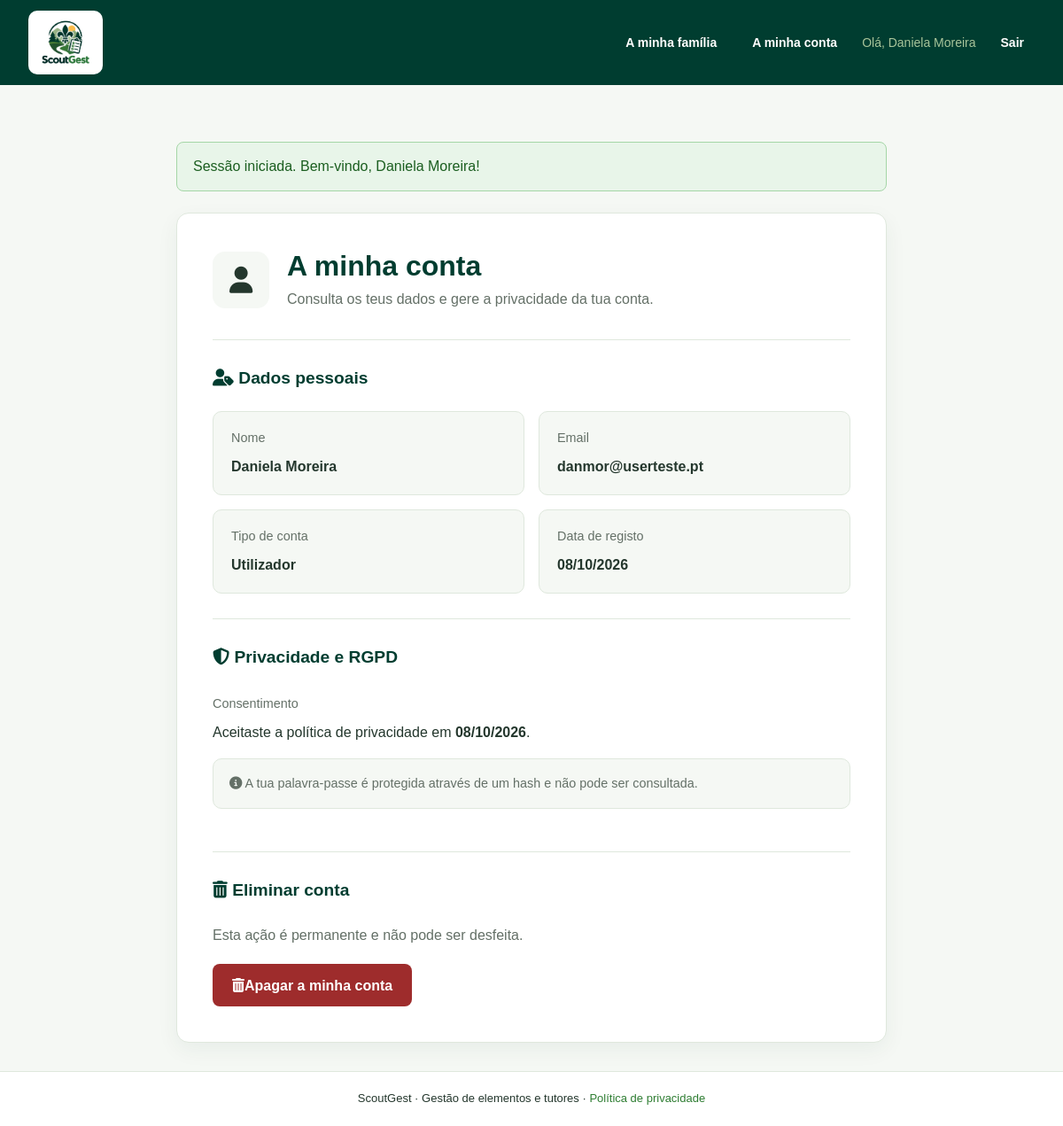
The app's page /conta.php (signed in) with its own data.
### tables this page shows
CREATE TABLE utilizadores (
    id_utilizador INT AUTO_INCREMENT PRIMARY KEY,
    nome VARCHAR(100) NOT NULL,
    email VARCHAR(150) NOT NULL UNIQUE,
    password_hash VARCHAR(255) NOT NULL,
    consentimento_em DATETIME NOT NULL,
    criado_em DATETIME NOT NULL DEFAULT CURRENT_TIMESTAMP,
    tipo ENUM('Utilizador', 'Dirigente') NOT NULL DEFAULT 'Utilizador',
    id_tutor INT NULL,
    CONSTRAINT fk_utilizadores_tutores FOREIGN KEY (id_tutor)
        REFERENCES tutores (id_tutor) ON DELETE SET NULL
);

### conta.php (the view, shortened to what this page needs)
<?php
require 'includes/inicio.php';
$stmt = $pdo->prepare(
    'SELECT nome, email, tipo, consentimento_em, criado_em
     FROM utilizadores
     WHERE id_utilizador = ?'
);
$stmt->execute([$_SESSION['id_utilizador']]);
$eu = $stmt->fetch(PDO::FETCH_ASSOC);
$nome = htmlspecialchars($eu['nome']);
$email = htmlspecialchars($eu['email']);
$tipo = htmlspecialchars($eu['tipo']);
$dataCriacao = date(
    'd/m/Y',
    strtotime($eu['criado_em'])
);
$dataConsentimento = date(
    'd/m/Y',
    strtotime($eu['consentimento_em'])
);
require 'includes/cabecalho.php';
?>
<section class="cartao detalhe conta-pagina">
    <div class="conta-cabecalho">
        <div class="conta-avatar">
            <i class="fa-solid fa-user"></i>
        </div>
        <div>
            <h1>A minha conta</h1>
            <p>
                Consulta os teus dados e gere a
                privacidade da tua conta.
            </p>
        </div>
    </div>
    <div class="conta-seccao">
        <h2><i class="fa-solid fa-user-tag"></i> Dados pessoais</h2>
        <div class="conta-grelha">
            <div class="conta-campo">
                <span class="conta-label">Nome</span>
                <strong><?= $nome ?></strong>
            </div>
            <div class="conta-campo">
                <span class="conta-label">Email</span>
                <strong><?= $email ?></strong>
            </div>
            <div class="conta-campo">
                <span class="conta-label">Tipo de conta</span>
                <strong><?= $tipo ?></strong>
            </div>
            <div class="conta-campo">
                <span class="conta-label">Data de registo</span>
                <strong><?= $dataCriacao ?></strong>
            </div>
        </div>
    </div>
    <div class="conta-seccao">
        <h2><i class="fa-solid fa-shield-halved"></i> Privacidade e RGPD</h2>
        <div class="conta-privacidade">
            <span class="conta-label">Consentimento</span>
            <p>
                Aceitaste a política de privacidade em
                <strong><?= $dataConsentimento ?></strong>.
            </p>
            <p class="conta-nota">
                <i class="fas fa-info-circle"></i>
                 A tua palavra-passe é protegida através
                de um hash e não pode ser consultada.
            </p>
        </div>
    </div>
    <div class="conta-seccao conta-eliminar">
        <h2><i class="fa-solid fa-trash-can"></i> Eliminar conta</h2>
        <p>
            Esta ação é permanente e não pode ser desfeita.
        </p>
        <form
            method="post"
            action="conta.php"
            onsubmit="return confirm(
                'Tens a certeza de que pretendes apagar a tua conta? Esta ação não pode ser desfeita.'
            );"
        >
            <button type="submit" class="btnperigo">
                <i class="fa-solid fa-trash-can"></i>  Apagar a minha conta
            </button>
        </form>
    </div>
</section>
<?php
require 'includes/rodape.php';
?>

### css/style.css (style rules this page uses)
:root { --sg-forest: #003D30; --sg-dark: #14532D; --sg-primary: #2E7D32; --sg-light: #A8C49A; --sg-field: #4D8B3A; --sg-accent: #FFC247; --sg-white: #FFFFFF; --sg-background: #F5F8F4; --sg-text: #24372D; --sg-border: #DFE8DD; --sg-danger: #9e2c2c; --sg-dangerdark: #570808; }
* { box-sizing: border-box; }
html { min-height: 100%; }
body { margin: 0; min-height: 100vh; display: flex; flex-direction: column; background: var(--sg-background); color: var(--sg-text); font-family: Arial, Helvetica, sans-serif; line-height: 1.6; }
.cartao { background: var(--sg-white); border: 1px solid var(--sg-border); border-radius: 14px; padding: 40px; box-shadow: 0 8px 24px rgba(0,61,48,0.06); }
h1 { margin: 0 0 16px; color: var(--sg-forest); font-size: 2rem; line-height: 1.2; }
p { margin: 0 0 20px; }
p:last-child { margin-bottom: 0; }
.btnperigo { display: inline-block; padding: 11px 20px; border-radius: 8px; background: var(--sg-danger); color: var(--sg-white); font-weight: bold; text-decoration: none; transition: background-color 0.2s ease; }
.conta-pagina { width: 100%; margin: 0 auto; }
.conta-cabecalho { display: flex; align-items: center; gap: 20px; margin-bottom: 32px; }
.conta-cabecalho h1 { margin: 0 0 6px; color: var(--sg-forest); }
.conta-cabecalho p { margin: 0; color: #647067; }
.conta-avatar { width: 64px; height: 64px; display: flex; align-items: center; justify-content: center; background: var(--sg-background); border-radius: 14px; font-size: 30px; flex-shrink: 0; }
.conta-seccao { border-top: 1px solid var(--sg-border); padding-top: 28px; margin-top: 28px; }
.conta-seccao h2 { margin: 0 0 22px; color: var(--sg-forest); font-size: 1.2rem; }
.conta-grelha { display: grid; grid-template-columns: repeat(2, minmax(0, 1fr)); gap: 16px; }
.conta-campo { display: flex; flex-direction: column; gap: 8px; min-width: 0; padding: 18px 20px; background: var(--sg-background); border: 1px solid var(--sg-border); border-radius: 10px; }
.conta-label { display: block; color: #647067; font-size: 0.9rem; }
.conta-campo strong { color: var(--sg-text); font-size: 1rem; overflow-wrap: anywhere; }
.conta-privacidade { padding: 4px 0; }
.conta-privacidade p { margin: 8px 0 16px; }
.conta-nota { padding: 16px 18px; background: var(--sg-background); border: 1px solid var(--sg-border); border-radius: 10px; color: #647067; font-size: 0.9rem; line-height: 1.6; }
.conta-eliminar p { color: #647067; margin-bottom: 20px; }
.conta-eliminar form { margin: 0; }
.conta-eliminar .btnperigo { display: inline-flex; align-items: center; justify-content: center; min-height: 48px; border: 2px solid transparent; font-family: inherit; font-size: inherit; line-height: 1.2; cursor: pointer; }

### records on screen
utilizadores: nome "Daniela Moreira", email "danmor@userteste.pt", tipo "Utilizador", criado_em "08/10/2026", consentimento_em "08/10/2026"

### other values on screen
$_SESSION['nome'] "Daniela Moreira"
$texto_mensagem "Sessão iniciada. Bem-vindo, Daniela Moreira!"
